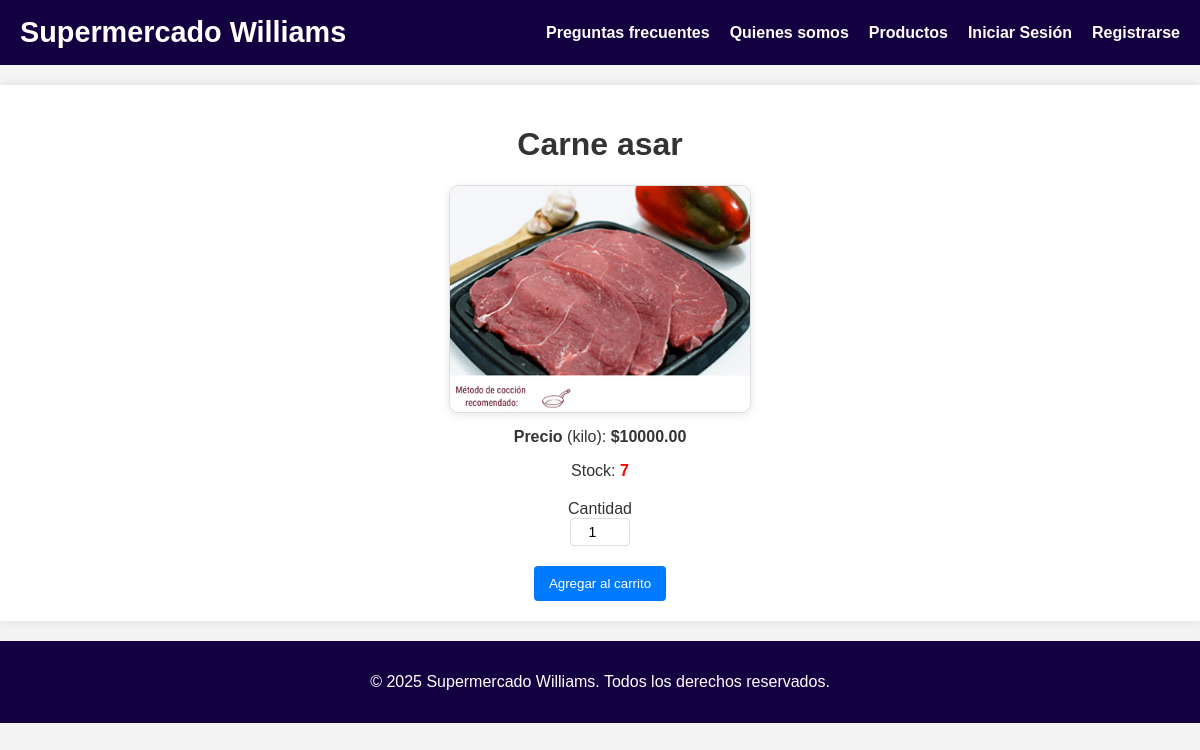
Page /product/1 on the committed database.
### models.py (models this page shows, shortened)
class Product(db.Model):
    id = db.Column(db.Integer, primary_key=True)
    secction = db.Column(db.String(64), nullable=False, default="Res")
    name = db.Column(db.String(128), nullable=False)
    description = db.Column(db.Text)
    price = db.Column(db.Float, nullable=False)
    stock = db.Column(db.Integer, nullable=False, default=0)
    image_url = db.Column(db.String(256))

### routes.py (the view, shortened to what this page needs)
@app.route('/product/<int:product_id>', methods=['GET', 'POST'])
def product_detail(product_id):
    product = Product.query.get_or_404(product_id)
    form = AddToCartForm()
    return render_template('product_detail.html', title=product.name, product=product, form=form)

### forms.py
class AddToCartForm(FlaskForm):
    quantity = IntegerField('Quantity', validators=[DataRequired()])
    submit = SubmitField('Add to Cart')

### templates/product_detail.html (shortened to what this page needs)
{% extends "base.html" %}
{% block content %}
    <h1 style="text-align: center;">{{ product.name }}</h1>
    <div class="product-detail">
        <img
            src="{{ url_for('static', filename='imgs/' + product.image_url) }}" alt="{{ product.name }}"
            style="display: block; margin: 0 auto; max-width: 300px; max-height: 300px; object-fit: contain; border-radius: 10px; box-shadow: 0 2px 8px rgba(0,0,0,0.1);"
        >
    </div>
    <div class="product-info">
        <p style="text-align: center; margin-top: 15px;"><strong>Precio</strong> ({{ product.description }}): <strong>${{ "%.2f"|format(product.price) }}</strong></p>
        <p style="text-align: center; margin-top: 10px;">
            Stock:
            <span style="color: {% if product.stock < 10 %}red{% else %}inherit{% endif %}; font-weight: bold;">{{ product.stock }}</span>
        </p>
        {% if product.stock > 0 %}
            <form method="POST" action="" style="display: flex; flex-direction: column; align-items: center;">
                <div style="text-align: center; width: 100%;">
                    Cantidad<br>
                    {{ form.quantity(min=1, value=1, style='width: 60px; height: 28px; font-size: 14px; text-align: center;') }}<br>
                </div>
                <div style="margin-top: 10px; text-align: center; width: 100%;">
                    {{ form.submit(value='Agregar al carrito') }}
                </div>
            </form>
        {% else %}
            <p class="out-of-stock">¡Agotado!</p>
        {% endif %}
    </div>
{% endblock %}

### static/css/style.css (style rules this page uses)
body { font-family: Arial, sans-serif; margin: 0; padding: 0; background-color: #f4f4f4; color: #333333; }
form { margin-top: 20px; }
form input[type="text"], form input[type="password"], form input[type="email"], form input[type="number"], form textarea { width: 100%; padding: 10px; border: 1px solid #ddd; border-radius: 4px; box-sizing: border-box; }
form input[type="submit"], .button { background-color: #007bff; color: white; padding: 10px 15px; border: none; border-radius: 4px; cursor: pointer; text-decoration: none; display: inline-block; margin-top: 10px; }
.product-detail { display: flex; gap: 40px; align-items: flex-start; }
.product-detail img { max-width: 400px; height: auto; border: 1px solid #ddd; border-radius: 5px; }

### rows in the picture
Product: name "Carne asar", image_url (picture), description "kilo", price "10000.00", stock "7"
